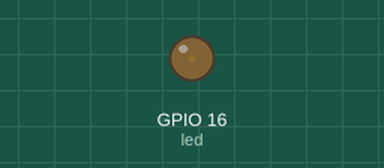
A sketch run on a simulated ESP32. Parts: output pins drawn as LEDs (lit = HIGH).

Above: at 0.05 s.
At 1.15 s:
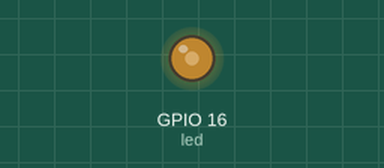
At 2.3 s:
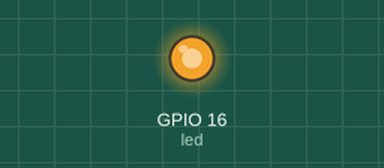
At 4.6 s:
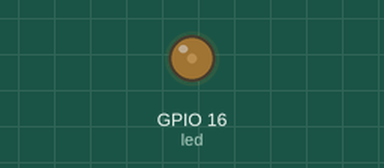
Timing chart, 0 to 6.7 s (numbered marks = the images above):
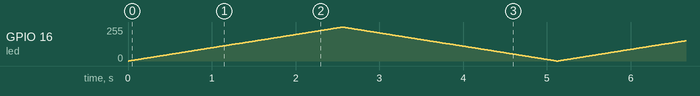

The sketch:

ledPWM.ino
```cpp
#define led 16

// setting PWM properties
const int freq = 5000;
const int resolution = 8;

void setup(){
  // configure LED PWM
  ledcAttach(led, freq, resolution);
}

void loop(){

  for(int dutyCycle = 0; dutyCycle <= 255; dutyCycle++){

    ledcWrite(led, dutyCycle);

    delay(10);
  }

  for(int dutyCycle = 255; dutyCycle >= 0; dutyCycle--){

    ledcWrite(led, dutyCycle);

    delay(10);
  }
}
```
